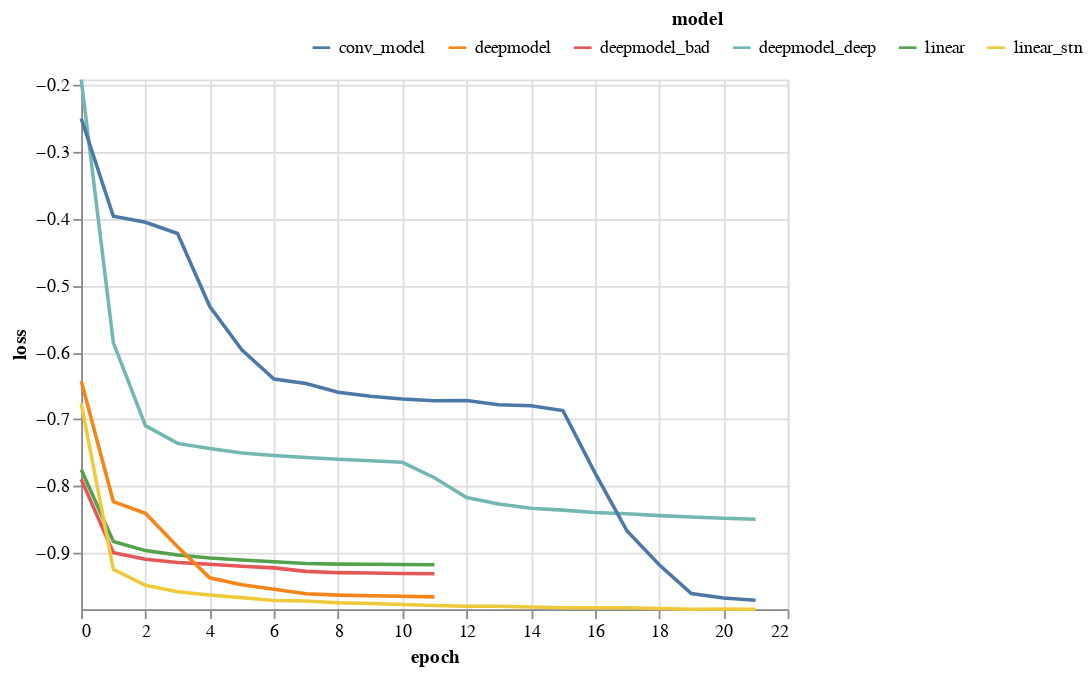

The cell this chart's notebook holds for it:
### Markdown cell above
## Compare

### Code cell
show_loss_curve()

### Figure 1 — Vega-Lite specification as saved in the notebook (floating-point values rounded to 4 significant figures)
{"config": {"view": {"continuousWidth": 400, "continuousHeight": 300}}, "data": {"name": "data-19e3fddaa1b1226cd53e117a89c38176"}, "mark": "line", "encoding": {"color": {"field": "model", "legend": {"direction": "horizontal", "legendX": 130, "legendY": -40, "orient": "none", "titleAnchor": "middle"}, "type": "nominal"}, "x": {"field": "epoch", "type": "quantitative"}, "y": {"field": "loss", "scale": {"domain": [-0.9843, -0.1919]}, "type": "quantitative"}}, "$schema": "https://vega.github.io/schema/vega-lite/v4.17.0.json", "datasets": {"data-19e3fddaa1b1226cd53e117a89c38176": [{"model": "linear", "metric": "loss", "loss": -0.7751, "epoch": 0}, {"model": "linear", "metric": "loss", "loss": -0.883, "epoch": 1}, {"model": "linear", "metric": "loss", "loss": -0.8965, "epoch": 2}, {"model": "linear", "metric": "loss", "loss": -0.9032, "epoch": 3}, {"model": "linear", "metric": "loss", "loss": -0.9075, "epoch": 4}, {"model": "linear", "metric": "loss", "loss": -0.9107, "epoch": 5}, {"model": "linear", "metric": "loss", "loss": -0.9131, "epoch": 6}, {"model": "linear", "metric": "loss", "loss": -0.916, "epoch": 7}, {"model": "linear", "metric": "loss", "loss": -0.9168, "epoch": 8}, {"model": "linear", "metric": "loss", "loss": -0.9171, "epoch": 9}, {"model": "linear", "metric": "loss", "loss": -0.9174, "epoch": 10}, {"model": "linear", "metric": "loss", "loss": -0.9177, "epoch": 11}, {"model": "deepmodel_bad", "metric": "loss", "loss": -0.7898, "epoch": 0}, {"model": "deepmodel_bad", "metric": "loss", "loss": -0.8996, "epoch": 1}, {"model": "deepmodel_bad", "metric": "loss", "loss": -0.9095, "epoch": 2}, {"model": "deepmodel_bad", "metric": "loss", "loss": -0.9145, "epoch": 3}, {"model": "deepmodel_bad", "metric": "loss", "loss": -0.917, "epoch": 4}, {"model": "deepmodel_bad", "metric": "loss", "loss": -0.9201, "epoch": 5}, {"model": "deepmodel_bad", "metric": "loss", "loss": -0.9224, "epoch": 6}, {"model": "deepmodel_bad", "metric": "loss", "loss": -0.9276, "epoch": 7}, {"model": "deepmodel_bad", "metric": "loss", "loss": -0.9295, "epoch": 8}, {"model": "deepmodel_bad", "metric": "loss", "loss": -0.9302, "epoch": 9}, {"model": "deepmodel_bad", "metric": "loss", "loss": -0.9307, "epoch": 10}, {"model": "deepmodel_bad", "metric": "loss", "loss": -0.9311, "epoch": 11}, {"model": "deepmodel", "metric": "loss", "loss": -0.6429, "epoch": 0}, {"model": "deepmodel", "metric": "loss", "loss": -0.8232, "epoch": 1}, {"model": "deepmodel", "metric": "loss", "loss": -0.8408, "epoch": 2}, {"model": "deepmodel", "metric": "loss", "loss": -0.8907, "epoch": 3}, {"model": "deepmodel", "metric": "loss", "loss": -0.9372, "epoch": 4}, {"model": "deepmodel", "metric": "loss", "loss": -0.9476, "epoch": 5}, {"model": "deepmodel", "metric": "loss", "loss": -0.9545, "epoch": 6}, {"model": "deepmodel", "metric": "loss", "loss": -0.9613, "epoch": 7}, {"model": "deepmodel", "metric": "loss", "loss": -0.9632, "epoch": 8}, {"model": "deepmodel", "metric": "loss", "loss": -0.9641, "epoch": 9}, {"model": "deepmodel", "metric": "loss", "loss": -0.965, "epoch": 10}, {"model": "deepmodel", "metric": "loss", "loss": -0.9658, "epoch": 11}, {"model": "deepmodel_deep", "metric": "loss", "loss": -0.1919, "epoch": 0}, {"model": "deepmodel_deep", "metric": "loss", "loss": -0.5855, "epoch": 1}, {"model": "deepmodel_deep", "metric": "loss", "loss": -0.7097, "epoch": 2}, {"model": "deepmodel_deep", "metric": "loss", "loss": -0.7362, "epoch": 3}, {"model": "deepmodel_deep", "metric": "loss", "loss": -0.7437, "epoch": 4}, {"model": "deepmodel_deep", "metric": "loss", "loss": -0.7505, "epoch": 5}, {"model": "deepmodel_deep", "metric": "loss", "loss": -0.7543, "epoch": 6}, {"model": "deepmodel_deep", "metric": "loss", "loss": -0.7572, "epoch": 7}, {"model": "deepmodel_deep", "metric": "loss", "loss": -0.76, "epoch": 8}, {"model": "deepmodel_deep", "metric": "loss", "loss": -0.7622, "epoch": 9}, {"model": "deepmodel_deep", "metric": "loss", "loss": -0.7646, "epoch": 10}, {"model": "deepmodel_deep", "metric": "loss", "loss": -0.7876, "epoch": 11}, {"model": "deepmodel_deep", "metric": "loss", "loss": -0.8171, "epoch": 12}, {"model": "deepmodel_deep", "metric": "loss", "loss": -0.8269, "epoch": 13}, {"model": "deepmodel_deep", "metric": "loss", "loss": -0.8331, "epoch": 14}, {"model": "deepmodel_deep", "metric": "loss", "loss": -0.836, "epoch": 15}, {"model": "deepmodel_deep", "metric": "loss", "loss": -0.8397, "epoch": 16}, {"model": "deepmodel_deep", "metric": "loss", "loss": -0.8415, "epoch": 17}, {"model": "deepmodel_deep", "metric": "loss", "loss": -0.8443, "epoch": 18}, {"model": "deepmodel_deep", "metric": "loss", "loss": -0.8462, "epoch": 19}, {"model": "deepmodel_deep", "metric": "loss", "loss": -0.8482, "epoch": 20}, {"model": "deepmodel_deep", "metric": "loss", "loss": -0.8498, "epoch": 21}, {"model": "conv_model", "metric": "loss", "loss": -0.2502, "epoch": 0}, {"model": "conv_model", "metric": "loss", "loss": -0.3965, "epoch": 1}, {"model": "conv_model", "metric": "loss", "loss": -0.4055, "epoch": 2}, {"model": "conv_model", "metric": "loss", "loss": -0.4222, "epoch": 3}, {"model": "conv_model", "metric": "loss", "loss": -0.5311, "epoch": 4}, {"model": "conv_model", "metric": "loss", "loss": -0.5962, "epoch": 5}, {"model": "conv_model", "metric": "loss", "loss": -0.6399, "epoch": 6}, {"model": "conv_model", "metric": "loss", "loss": -0.6465, "epoch": 7}, {"model": "conv_model", "metric": "loss", "loss": -0.6597, "epoch": 8}, {"model": "conv_model", "metric": "loss", "loss": -0.6655, "epoch": 9}, {"model": "conv_model", "metric": "loss", "loss": -0.6699, "epoch": 10}, {"model": "conv_model", "metric": "loss", "loss": -0.6724, "epoch": 11}, {"model": "conv_model", "metric": "loss", "loss": -0.6721, "epoch": 12}, {"model": "conv_model", "metric": "loss", "loss": -0.6785, "epoch": 13}, {"model": "conv_model", "metric": "loss", "loss": -0.6799, "epoch": 14}, {"model": "conv_model", "metric": "loss", "loss": -0.6871, "epoch": 15}, {"model": "conv_model", "metric": "loss", "loss": -0.7802, "epoch": 16}, {"model": "conv_model", "metric": "loss", "loss": -0.8672, "epoch": 17}, {"model": "conv_model", "metric": "loss", "loss": -0.9177, "epoch": 18}, {"model": "conv_model", "metric": "loss", "loss": -0.9608, "epoch": 19}, {"model": "conv_model", "metric": "loss", "loss": -0.9673, "epoch": 20}, {"model": "conv_model", "metric": "loss", "loss": -0.9709, "epoch": 21}, {"model": "linear_stn", "metric": "loss", "loss": -0.6768, "epoch": 0}, {"model": "linear_stn", "metric": "loss", "loss": -0.9247, "epoch": 1}, {"model": "linear_stn", "metric": "loss", "loss": -0.9485, "epoch": 2}, {"model": "linear_stn", "metric": "loss", "loss": -0.9582, "epoch": 3}, {"model": "linear_stn", "metric": "loss", "loss": -0.963, "epoch": 4}, {"model": "linear_stn", "metric": "loss", "loss": -0.9669, "epoch": 5}, {"model": "linear_stn", "metric": "loss", "loss": -0.9713, "epoch": 6}, {"model": "linear_stn", "metric": "loss", "loss": -0.9719, "epoch": 7}, {"model": "linear_stn", "metric": "loss", "loss": -0.9745, "epoch": 8}, {"model": "linear_stn", "metric": "loss", "loss": -0.9757, "epoch": 9}, {"model": "linear_stn", "metric": "loss", "loss": -0.977, "epoch": 10}, {"model": "linear_stn", "metric": "loss", "loss": -0.9787, "epoch": 11}, {"model": "linear_stn", "metric": "loss", "loss": -0.9797, "epoch": 12}, {"model": "linear_stn", "metric": "loss", "loss": -0.9797, "epoch": 13}, {"model": "linear_stn", "metric": "loss", "loss": -0.9808, "epoch": 14}, {"model": "linear_stn", "metric": "loss", "loss": -0.9819, "epoch": 15}, {"model": "linear_stn", "metric": "loss", "loss": -0.9819, "epoch": 16}, {"model": "linear_stn", "metric": "loss", "loss": -0.9821, "epoch": 17}, {"model": "linear_stn", "metric": "loss", "loss": -0.983, "epoch": 18}, {"model": "linear_stn", "metric": "loss", "loss": -0.9842, "epoch": 19}, {"model": "linear_stn", "metric": "loss", "loss": -0.9839, "epoch": 20}, {"model": "linear_stn", "metric": "loss", "loss": -0.9843, "epoch": 21}]}}
